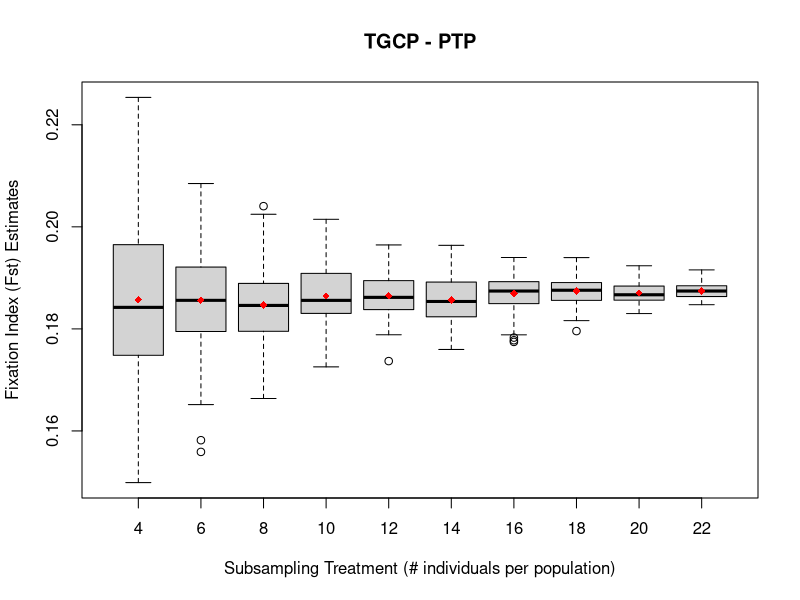

This chart was generated by the following R code:
#####Example code for generating a boxplot, exactly as it should be entered into 'R'

setwd("/Users/jermaine/ISU_Projects/Webbhelix_Project/subproject--MinSampSize_for_Pop_Genomics/06_MinSampSize_Boxplots_InNOut_Files/Fst_Estimates")
SNP<-read.csv('TGCP_PTP_Fst_SubSamp_Estimates_Boxplot_input.csv')
head(SNP)
boxplot(SNP$TGCP.PTP.Fst.estimates~SNP$Subsampling.group, xlab='Subsampling Treatment (# individuals per population)', ylab='Fixation Index (Fst) Estimates', main='TGCP - PTP')
means <- tapply(SNP$TGCP.PTP.Fst.estimates,SNP$Subsampling.group,mean)
points(means,col="red",pch=18)
#points(means,pch=3)

############################################################################################

#boxplot(SNP$SNP.error.rate~SNP$Parameter, xlab='Stacks parameter', ylab='SNP error rate', main='SNP')

#means <- tapply(SNP$SNP.error.rate,SNP$Parameter,mean)
#points(means,col="red",pch=18)
